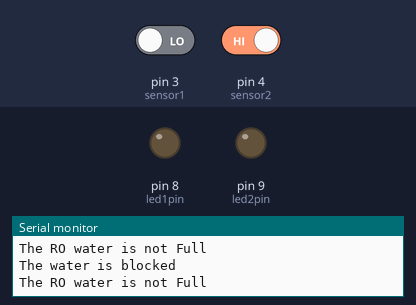
Simulated run of this sketch. Board: Arduino Uno, built with avr-gcc and run on an emulated ATmega328P. Shown: output pins drawn as LEDs (lit = HIGH), the last lines printed to the serial monitor. The inputs (shaded band) are chosen by the test bench; at power-on: pin 3 (sensor1) LOW, pin 4 (sensor2) HIGH.

Above: at 1.2 s.
1.3 s: pin 3 (sensor1) driven HIGH
At 1.9 s:
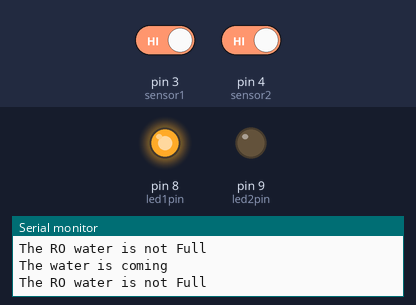
2.9 s: pin 4 (sensor2) driven LOW
At 4.2 s:
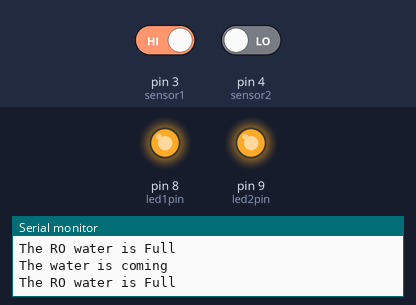
4.5 s: pin 3 (sensor1) driven LOW
At 5.7 s:
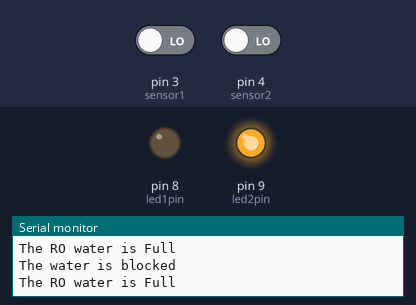
6.1 s: pin 4 (sensor2) driven HIGH
At 7.1 s:
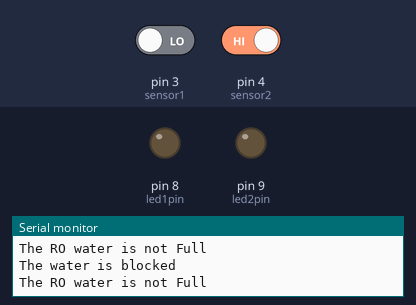
Timing chart, 0 to 8.7 s (numbered marks = the images above; inputs shaded):
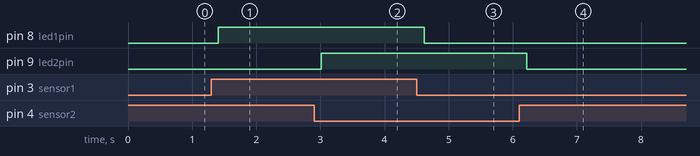

The sketch:

RO02.ino
```cpp
#define sensor1 3
#define sensor2 4
#define led1pin 8
#define led2pin 9


void setup()
{
  pinMode(sensor1,INPUT) ;
  pinMode(sensor2,INPUT) ;

  pinMode(led1pin,OUTPUT) ;
  pinMode(led2pin,OUTPUT) ;

  digitalWrite(led1pin,LOW) ;
  digitalWrite(led2pin,LOW) ;


  Serial.begin(9600);
  Serial.println("program start here....");
}
void loop()
{
boolean status1 = 0;
boolean status2 = 0;
status1 = digitalRead(sensor1) ;
status2 = digitalRead(sensor2) ;
if (status1 == HIGH)
  {
    Serial.println("The water is coming");
     digitalWrite(led1pin,HIGH) ;
  }
  else
  {
    Serial.println("The water is blocked");
     digitalWrite(led1pin,LOW) ;
  }

  if (status2 == LOW)
  {
    Serial.println("The RO water is Full");
     digitalWrite(led2pin,HIGH) ;
  }
   else
  {
    Serial.println("The RO water is not Full");
     digitalWrite(led2pin,LOW) ;
  }


delay(200);

}
```

Measured:
- after the input at 1.3 s, pin 8 (led1pin): LOW → HIGH after 0.11 s
- after the input at 2.9 s, pin 9 (led2pin): LOW → HIGH after 0.11 s
- after the input at 4.5 s, pin 8 (led1pin): HIGH → LOW after 0.12 s
- after the input at 6.1 s, pin 9 (led2pin): HIGH → LOW after 0.12 s
